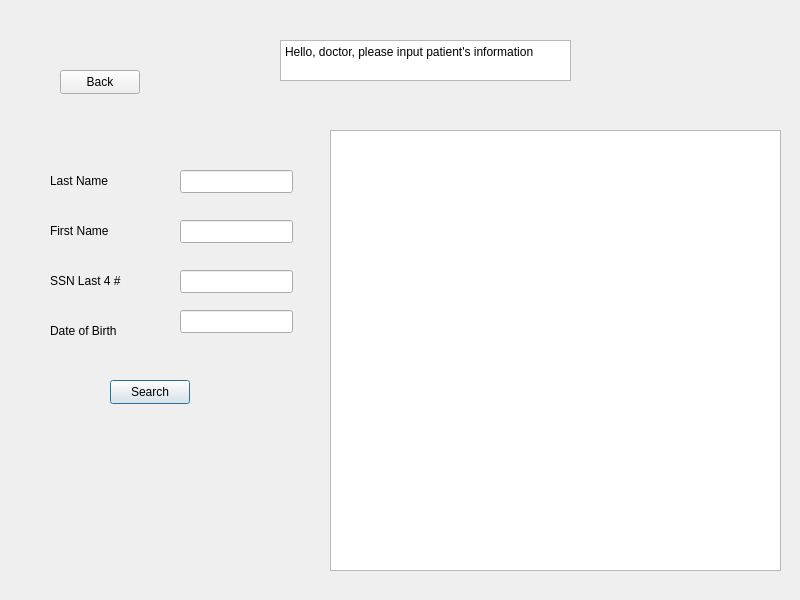
<?xml version="1.0" encoding="UTF-8"?>
<ui version="4.0">
 <class>search_patient_specificly_ui</class>
 <widget class="QDialog" name="search_patient_specificly_ui">
  <property name="geometry">
   <rect>
    <x>0</x>
    <y>0</y>
    <width>800</width>
    <height>600</height>
   </rect>
  </property>
  <property name="windowTitle">
   <string>DrStrange v.0.1-pre-release</string>
  </property>
  <widget class="QTextBrowser" name="textBrowser">
   <property name="geometry">
    <rect>
     <x>280</x>
     <y>40</y>
     <width>291</width>
     <height>41</height>
    </rect>
   </property>
   <property name="html">
    <string>&lt;!DOCTYPE HTML PUBLIC &quot;-//W3C//DTD HTML 4.0//EN&quot; &quot;http://www.w3.org/TR/REC-html40/strict.dtd&quot;&gt;
&lt;html&gt;&lt;head&gt;&lt;meta name=&quot;qrichtext&quot; content=&quot;1&quot; /&gt;&lt;meta charset=&quot;utf-8&quot; /&gt;&lt;style type=&quot;text/css&quot;&gt;
p, li { white-space: pre-wrap; }
hr { height: 1px; border-width: 0; }
&lt;/style&gt;&lt;/head&gt;&lt;body style=&quot; font-family:'Segoe UI'; font-size:9pt; font-weight:400; font-style:normal;&quot;&gt;
&lt;p style=&quot; margin-top:0px; margin-bottom:0px; margin-left:0px; margin-right:0px; -qt-block-indent:0; text-indent:0px;&quot;&gt;&lt;span style=&quot; font-family:'Microsoft YaHei UI';&quot;&gt;Hello, doctor, please input patient's information&lt;/span&gt;&lt;/p&gt;&lt;/body&gt;&lt;/html&gt;</string>
   </property>
  </widget>
  <widget class="QLabel" name="label">
   <property name="geometry">
    <rect>
     <x>50</x>
     <y>170</y>
     <width>81</width>
     <height>21</height>
    </rect>
   </property>
   <property name="text">
    <string>Last Name</string>
   </property>
  </widget>
  <widget class="QLabel" name="label_2">
   <property name="geometry">
    <rect>
     <x>50</x>
     <y>220</y>
     <width>81</width>
     <height>21</height>
    </rect>
   </property>
   <property name="text">
    <string>First Name</string>
   </property>
  </widget>
  <widget class="QLabel" name="label_3">
   <property name="geometry">
    <rect>
     <x>50</x>
     <y>270</y>
     <width>81</width>
     <height>21</height>
    </rect>
   </property>
   <property name="text">
    <string>SSN Last 4 #</string>
   </property>
  </widget>
  <widget class="QLabel" name="label_4">
   <property name="geometry">
    <rect>
     <x>50</x>
     <y>320</y>
     <width>81</width>
     <height>21</height>
    </rect>
   </property>
   <property name="text">
    <string>Date of Birth</string>
   </property>
  </widget>
  <widget class="QLineEdit" name="searchLastName">
   <property name="geometry">
    <rect>
     <x>180</x>
     <y>170</y>
     <width>113</width>
     <height>23</height>
    </rect>
   </property>
  </widget>
  <widget class="QLineEdit" name="searchFirstName">
   <property name="geometry">
    <rect>
     <x>180</x>
     <y>220</y>
     <width>113</width>
     <height>23</height>
    </rect>
   </property>
  </widget>
  <widget class="QLineEdit" name="searchSSN">
   <property name="geometry">
    <rect>
     <x>180</x>
     <y>270</y>
     <width>113</width>
     <height>23</height>
    </rect>
   </property>
  </widget>
  <widget class="QPushButton" name="patientSearchButton">
   <property name="geometry">
    <rect>
     <x>110</x>
     <y>380</y>
     <width>80</width>
     <height>24</height>
    </rect>
   </property>
   <property name="text">
    <string>Search</string>
   </property>
  </widget>
  <widget class="QPushButton" name="pushButton_back">
   <property name="geometry">
    <rect>
     <x>60</x>
     <y>70</y>
     <width>80</width>
     <height>24</height>
    </rect>
   </property>
   <property name="text">
    <string>Back</string>
   </property>
  </widget>
  <widget class="QTableView" name="PatientsQueryTable">
   <property name="geometry">
    <rect>
     <x>330</x>
     <y>130</y>
     <width>451</width>
     <height>441</height>
    </rect>
   </property>
  </widget>
  <widget class="QLabel" name="searchResultsLabel">
   <property name="geometry">
    <rect>
     <x>30</x>
     <y>420</y>
     <width>271</width>
     <height>111</height>
    </rect>
   </property>
   <property name="text">
    <string/>
   </property>
  </widget>
  <widget class="QLineEdit" name="searchDOB">
   <property name="geometry">
    <rect>
     <x>180</x>
     <y>310</y>
     <width>113</width>
     <height>23</height>
    </rect>
   </property>
  </widget>
 </widget>
 <resources/>
 <connections/>
</ui>
